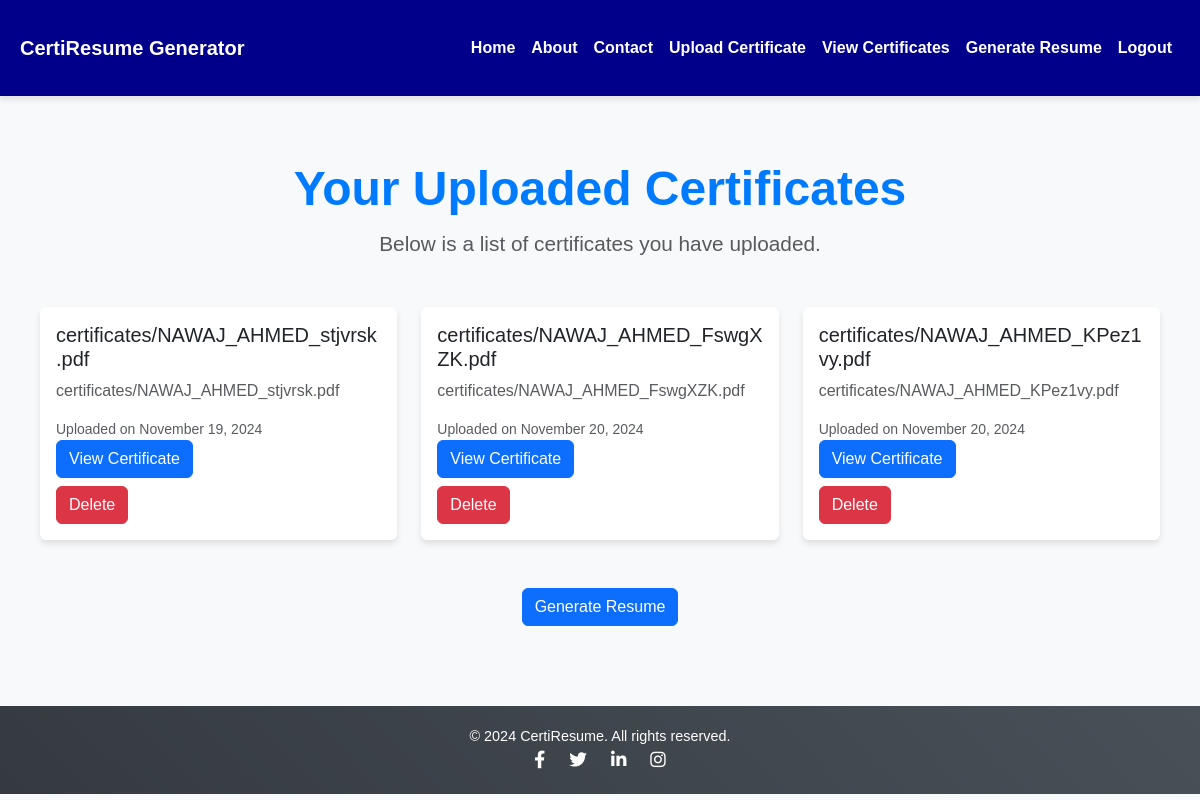
Page /certificates/ (signed in) on the earlier database version.
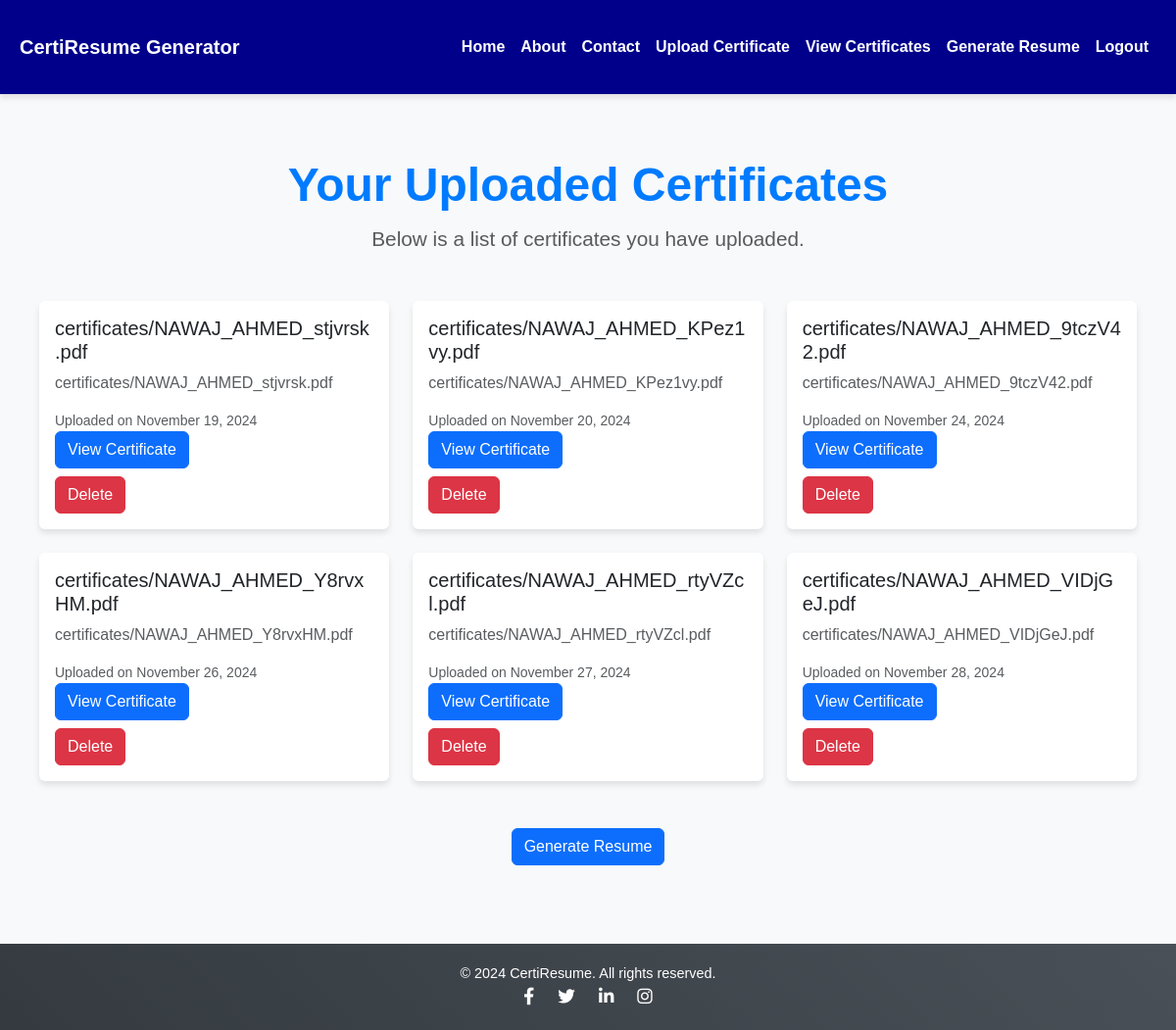
Same page on the later database version.
### resume_app/models.py (models this page shows, shortened)
class Certificate(models.Model):
    user = models.ForeignKey('auth.User', on_delete=models.CASCADE)
    certificate_file = models.FileField(upload_to='certificates/')
    uploaded_at = models.DateTimeField(auto_now_add=True)

### resume_app/views.py (the view)
# urls.py: path('certificates/', views.certificate_list, name='certificate_list'),
@login_required
def certificate_list(request):
    certificates = Certificate.objects.filter(user=request.user)
    return render(request, 'resume_app/certificate_list.html', {'certificates': certificates})

### resume_app/templates/resume_app/certificate_list.html (shortened to what this page needs)
{% extends 'resume_app/base.html' %}
{% block content %}
<div class="container">
    <div class="header text-center mb-5">
        <h1>Your Uploaded Certificates</h1>
        <p class="text-muted">Below is a list of certificates you have uploaded.</p>
    </div>
    <div class="row">
        {% for cert in certificates %}
        <div class="col-md-4 mb-4">
            <div class="card d-flex flex-column h-100">
                <div class="card-body d-flex flex-column">
                    <h5 class="card-title">{{ cert.certificate_file.name|truncatewords:3 }}</h5>
                    <p class="card-text text-muted">{{ cert.certificate_file.name }}</p>
                    <small class="text-muted">Uploaded on {{ cert.uploaded_at|date:"F j, Y" }}</small>
                    <div class="mt-auto">
                        <a href="{{ cert.certificate_file.url }}" class="btn btn-primary" target="_blank">View Certificate</a>
                        <form method="POST" action="{% url 'delete_certificate' cert.id %}">
                            <button type="submit" class="btn btn-danger mt-2">Delete</button>
                        </form>
                    </div>
                </div>
            </div>
        </div>
        {% empty %}
        <div class="col-12 text-center">
            <p>No certificates uploaded yet.</p>
        </div>
        {% endfor %}
    </div>
    <div class="text-center mt-4">
        <form method="POST" action="{% url 'generate_resume' %}">
            <button type="submit" class="btn btn-primary btn-block">Generate Resume</button>
        </form>
    </div>
</div>
{% endblock %}

### resume_app/templates/resume_app/base.html (shortened to what this page needs)
<!DOCTYPE html>
<html lang="en">
<head>
    <link href="https://cdn.jsdelivr.net/npm/bootstrap@5.3.0-alpha1/dist/css/bootstrap.min.css" rel="stylesheet">
    <link href="https://cdn.jsdelivr.net/npm/bootstrap@5.3.3/dist/css/bootstrap.min.css" rel="stylesheet">
    <link rel="stylesheet" href="https://cdnjs.cloudflare.com/ajax/libs/font-awesome/6.0.0-beta3/css/all.min.css">
</head>
<body>
<nav class="navbar navbar-expand-lg navbar-dark">
    <div class="container">
        <a class="navbar-brand" href="{% url 'home' %}">CertiResume Generator</a>
        <div class="collapse navbar-collapse" id="navbarNav">
            <ul class="navbar-nav ms-auto">
                <li class="nav-item">
                    <a class="nav-link" href="{% url 'home' %}">Home</a>
                </li>
                <li class="nav-item">
                    <a class="nav-link" href="{% url 'about' %}">About</a>
                </li>
                <li class="nav-item">
                    <a class="nav-link" href="{% url 'contact' %}">Contact</a>
                </li>
                {% if user.is_authenticated %}
                    <li class="nav-item">
                        <a class="nav-link" href="{% url 'upload_certificate' %}">Upload Certificate</a>
                    </li>
                    <li class="nav-item">
                        <a class="nav-link" href="{% url 'certificate_list' %}">View Certificates</a>
                    </li>
                    <li class="nav-item">
                        <a class="nav-link" href="{% url 'generate_resume' %}">Generate Resume</a>
                    </li>
                    <li class="nav-item">
                        <a class="nav-link" href="{% url 'logout' %}">Logout</a>
                    </li>
                {% endif %}
            </ul>
        </div>
    </div>
</nav>
<div class="container mt-4">
    {% block content %}
    {% endblock %}
</div>
<footer>
    <p>&copy; 2024 CertiResume. All rights reserved.</p>
    <div class="social-icons">
        <a href="https://www.facebook.com/profile.php?id=100015730181864"><i class="fab fa-facebook-f"></i></a>
        <a href="https://x.com/home"><i class="fab fa-twitter"></i></a>
        <a href="https://www.linkedin.com/in/nawaj-ahmed-4b09a0251/"><i class="fab fa-linkedin-in"></i></a>
        <a href="https://www.instagram.com/shaikh_nawazzz/"><i class="fab fa-instagram"></i></a>
    </div>
</footer>
</body>
</html>

### resume_app/templates/resume_app/base.html (style rules this page uses)
body { font-family: 'Poppins', Arial, sans-serif; background-color: #f8f9fa; margin: 0; padding: 0; color: #212529; }
.navbar { background-color: darkblue; color:white; font-size:16px; font-family:sans-serif; box-shadow: 0 4px 6px rgba(0, 0, 0, 0.1); }
.navbar-brand, .nav-link { color: #ffffff !important; font-weight: bold; transition: color 0.3s ease; }
.container { max-width: 1200px; margin: auto; padding: 20px; }
footer { background: linear-gradient(45deg, #343a40, #495057); color: #ffffff; text-align: center; padding: 20px 0; margin-top: 40px; font-size: 0.9rem; }
footer p { margin: 0; }
footer a { color: #ffc107; text-decoration: none; margin: 0 10px; font-size: 1.1rem; }
.social-icons a { margin: 0 10px; color: #ffffff; transition: color 0.3s; }
.card { border: none; box-shadow: 0 4px 6px rgba(0, 0, 0, 0.1); transition: transform 0.3s ease, box-shadow 0.3s ease; }
.header h1 { font-size: 3rem; font-weight: bold; color: #007bff; text-align: center; margin-bottom: 10px; }
.header p { font-size: 1.3rem; color: #6c757d; text-align: center; margin-bottom: 30px; }

Differences in the rows shown:
removed Certificate: certificate_file.name "certificates/NAWAJ_AHMED_FswgXZK.pdf", uploaded_at "November 20, 2024"
added Certificate: certificate_file.name "certificates/NAWAJ_AHMED_9tczV42.pdf", uploaded_at "November 24, 2024"
added Certificate: certificate_file.name "certificates/NAWAJ_AHMED_Y8rvxHM.pdf", uploaded_at "November 26, 2024"
added Certificate: certificate_file.name "certificates/NAWAJ_AHMED_rtyVZcl.pdf", uploaded_at "November 27, 2024"
added Certificate: certificate_file.name "certificates/NAWAJ_AHMED_VIDjGeJ.pdf", uploaded_at "November 28, 2024"
